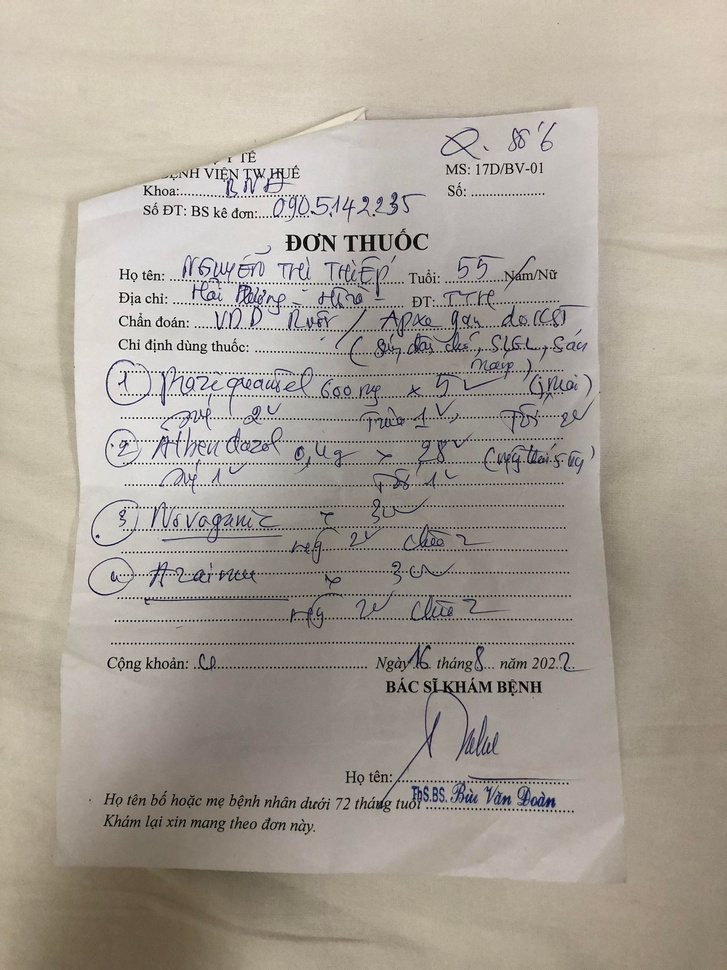
#> input picture Add_prescription_dataset/prescription_dataset/handwritting/305509037_451327130109804_6969163552224586620_n.jpg, 727 x 970 px, shrunk from 1536 x 2048 before the run
$ python -i ocr_processor.py   (imports and definitions only)
#> lines starting #> are read from the running program, lines starting #| are printed output that depends on the picture
"""
OCR Utility for Prescription Image Processing
Extracts text from prescription images using Tesseract OCR
"""

import pytesseract
from PIL import Image, ImageEnhance, ImageFilter
import re
import os

class PrescriptionOCR:
    def __init__(self):
        # Configure tesseract path if needed (adjust for your system)
        # pytesseract.pytesseract.tesseract_cmd = r'/usr/bin/tesseract'

        # Common medicine prefixes and suffixes
        self.medicine_patterns = [
            r'\b([A-Z][a-z]{2,}(?:in|ol|ate|ide|ine|cin|lol|pril|pine|zole|mycin|cillin))\b',  # Common endings
            r'\b([A-Z][a-z]+(?:\s+[A-Z][a-z]+)?)\s+\d+\s*(?:mg|ml|g|mcg|tablet|tab|cap|capsule)s?\b',  # With dosage
            r'(?:Rx|Medication|Medicine|Drug|Tab|Cap)[\s:]+([A-Z][a-z]+(?:\s+[A-Z][a-z]+)?)',  # After Rx/Med labels
            r'\b([A-Z][a-z]+(?:\s+[A-Z][a-z]+)?)\s+-\s+\d+',  # Name - dosage format
        ]

    def extract_text(self, image_path):
        """
        Extract text from prescription image with preprocessing

        Args:
            image_path (str): Path to the prescription image

        Returns:
            dict: Extracted text and processing status
        """
        try:
            # Open and preprocess image
            image = Image.open(image_path)
#> image is the input picture: PIL image 727x970 RGB; mean R, G, B 170.4, 162.7, 152.4

            # Preprocess image for better OCR
            processed_image = self._preprocess_image(image)

            # Try multiple OCR configurations
            raw_text = self._extract_with_multiple_configs(processed_image)

            # Clean and process text
            cleaned_text = self._clean_text(raw_text)

            # Extract medicines if possible
            medicines = self._extract_medicines(cleaned_text)

            return {
                'success': True,
                'raw_text': raw_text,
                'cleaned_text': cleaned_text,
                'medicines': medicines
            }

        except Exception as e:
            return {
                'success': False,
                'error': str(e),
                'raw_text': '',
                'cleaned_text': '',
                'medicines': []
            }

    def _preprocess_image(self, image):
        """Preprocess image for better OCR accuracy"""
        try:
            # Convert to grayscale
            image = image.convert('L')
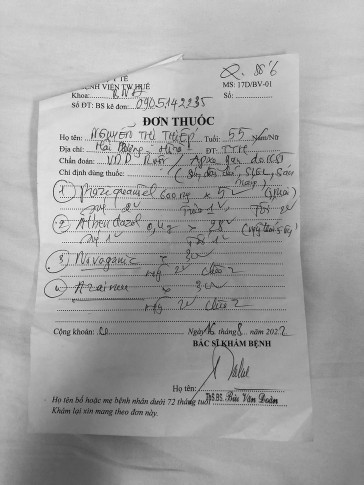
#> image: PIL image 727x970 L (shown at 1/2 size); min 0, max 255, mean 163.8

            # Enhance contrast
            enhancer = ImageEnhance.Contrast(image)
            image = enhancer.enhance(2)
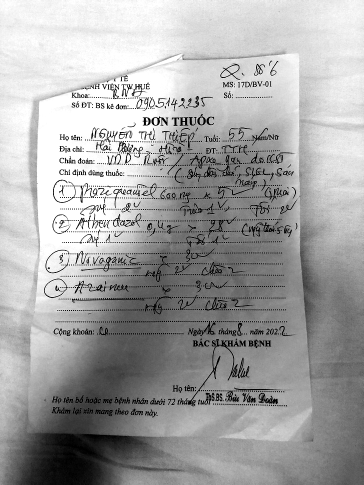
#> image: PIL image 727x970 L (shown at 1/2 size); min 0, max 255, mean 164.8

            # Enhance sharpness
            enhancer = ImageEnhance.Sharpness(image)
            image = enhancer.enhance(2)

            # Apply slight blur to reduce noise
            image = image.filter(ImageFilter.MedianFilter(size=3))
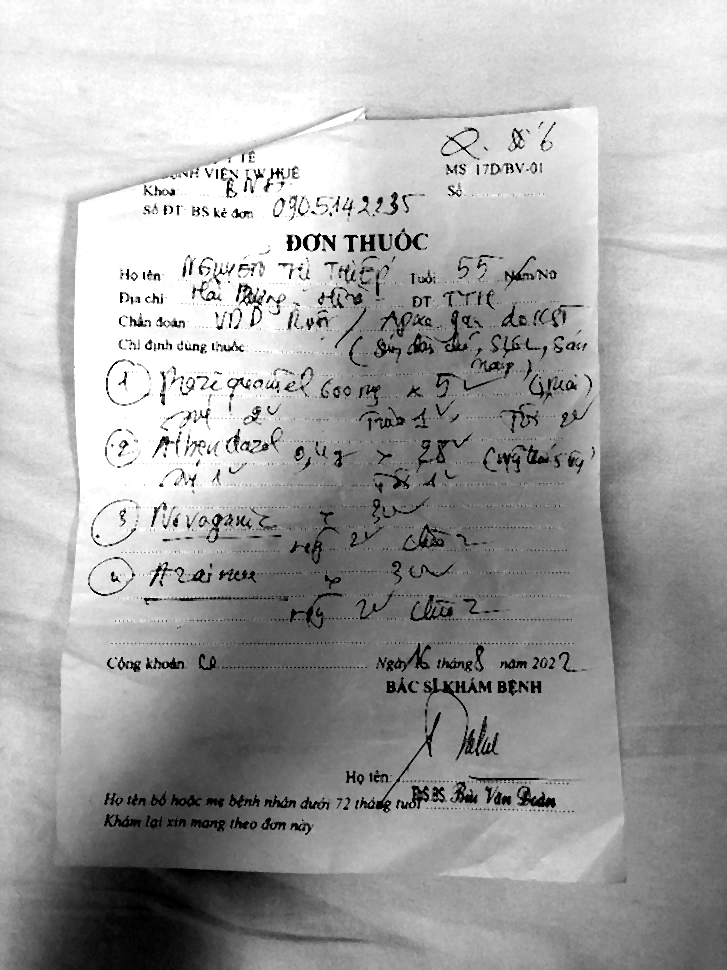
#> image: PIL image 727x970 L; min 0, max 255, mean 166.8

            return image
        except Exception as e:
            # Return original image if preprocessing fails
            return image

    def _extract_with_multiple_configs(self, image):
        """Try multiple OCR configurations for best results"""
        configs = [
            '--psm 6',  # Assume uniform block of text
            '--psm 4',  # Assume single column of text
            '--psm 3',  # Fully automatic page segmentation
        ]

        best_text = ""
        max_confidence = 0

        for config in configs:
            try:
                # Extract with English only first
                text = pytesseract.image_to_string(image, lang='eng', config=config)

                # Basic quality check - count alphabetic characters
                alpha_count = sum(c.isalpha() for c in text)

                if alpha_count > max_confidence:
                    max_confidence = alpha_count
                    best_text = text
            except:
                continue
#> after the loop, best_text = ''; max_confidence = 0

        return best_text if best_text else pytesseract.image_to_string(image, lang='eng')

    # [191 lines left out: functions _clean_text, _fix_common_ocr_errors, _extract_medicines, _is_valid_medicine_name, process_prescription, _assess_quality and 1 more, not called in this run]

#> (the run stopped early here; a loop or call above may not have finished)

$ run again, on Add_prescription_dataset/prescription_dataset/handwritting/305592499_3062811070676524_4991561396435309604_n.jpg
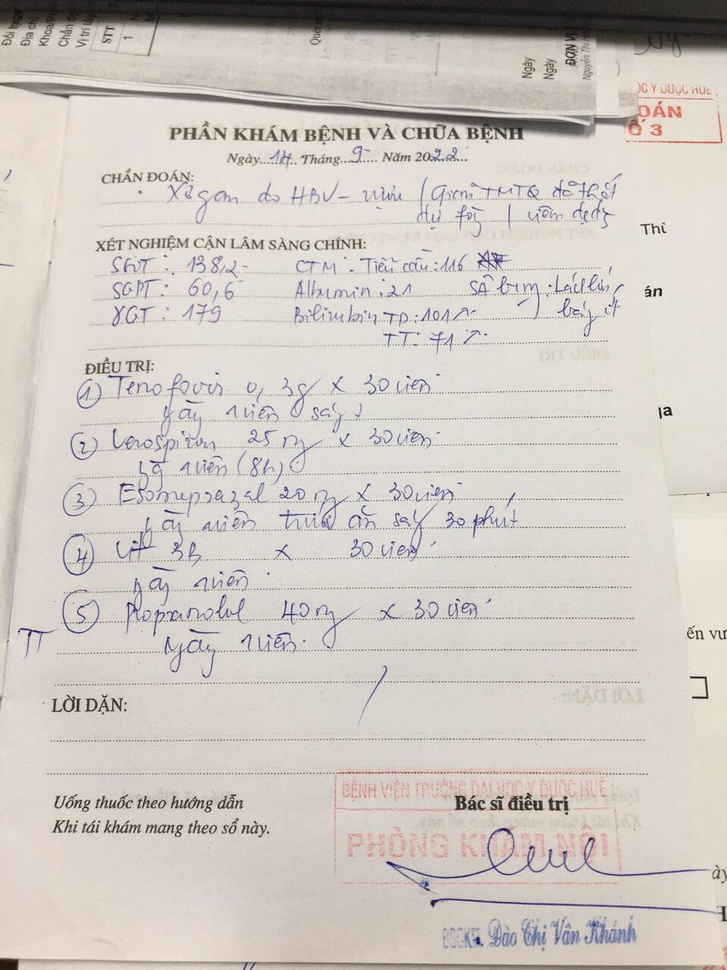
#> input picture Add_prescription_dataset/prescription_dataset/handwritting/305592499_3062811070676524_4991561396435309604_n.jpg, 727 x 970 px, shrunk from 960 x 1280 before the run
#> in extract_text, image is the input picture: PIL image 727x970 RGB; mean R, G, B 207.9, 200.2, 194
#> in _preprocess_image, `image = enhancer.enhance(2)`:
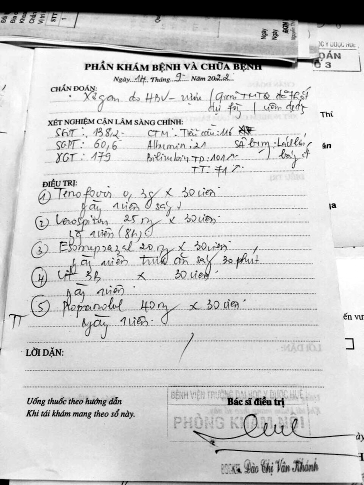
#> image: PIL image 727x970 L (shown at 1/2 size); min 0, max 255, mean 206.3
#> in _preprocess_image, `image = image.filter(ImageFilter.MedianFilter(size=3))`:
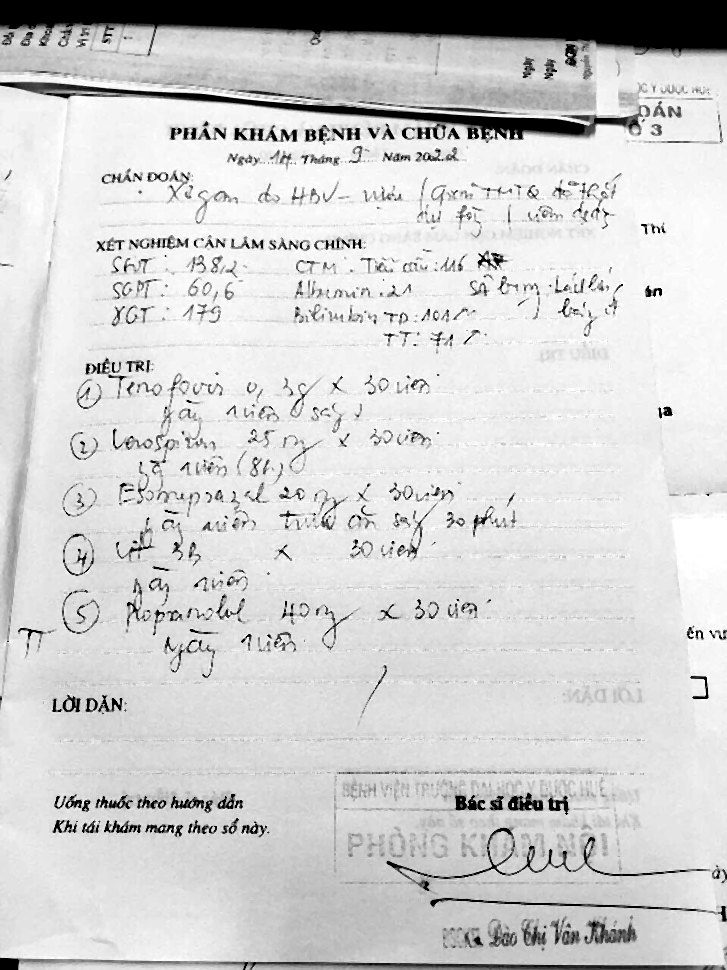
#> image: PIL image 727x970 L; min 0, max 255, mean 208.8
#> after the loop in _extract_with_multiple_configs, `for config in configs:`: best_text = ''; max_confidence = 0

$ run again, on Add_prescription_dataset/prescription_dataset/handwritting/305672566_1115423955760671_9205749284829412432_n.jpg
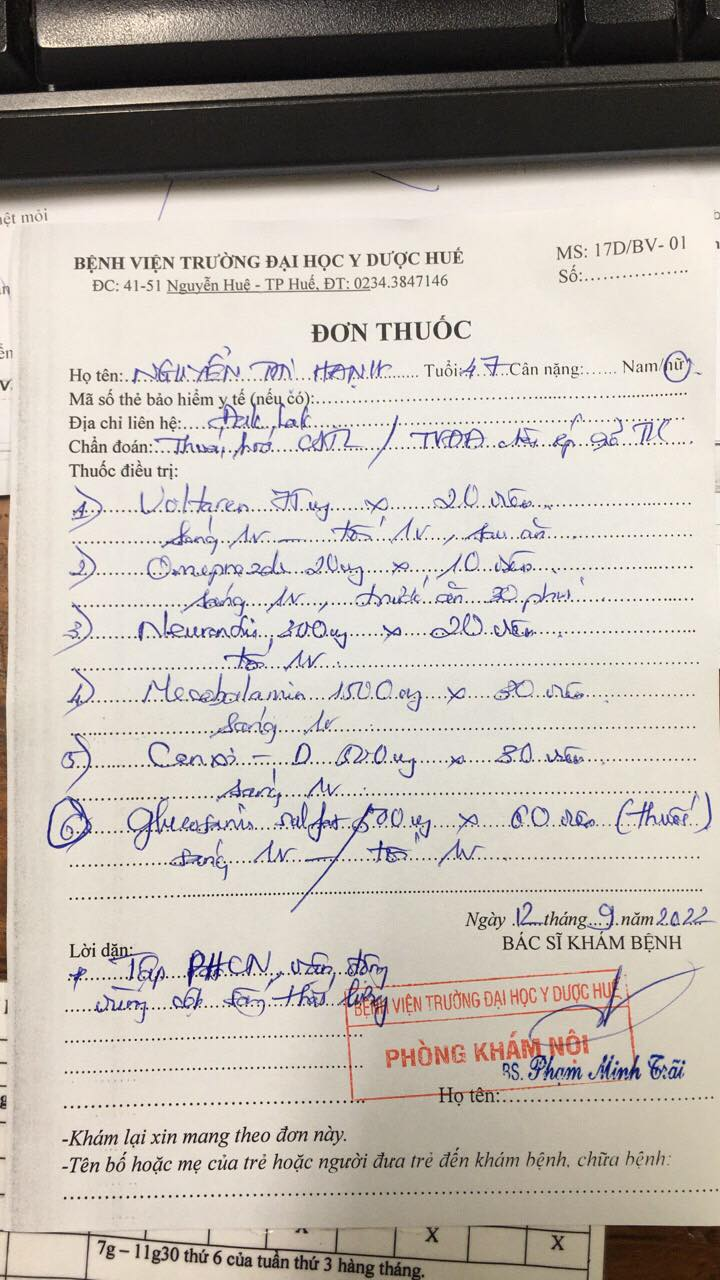
#> input picture Add_prescription_dataset/prescription_dataset/handwritting/305672566_1115423955760671_9205749284829412432_n.jpg, 720 x 1280 px
#> in extract_text, image is the input picture: PIL image 720x1280 RGB; mean R, G, B 190.1, 182.8, 174.8
#> in _preprocess_image, `image = enhancer.enhance(2)`:
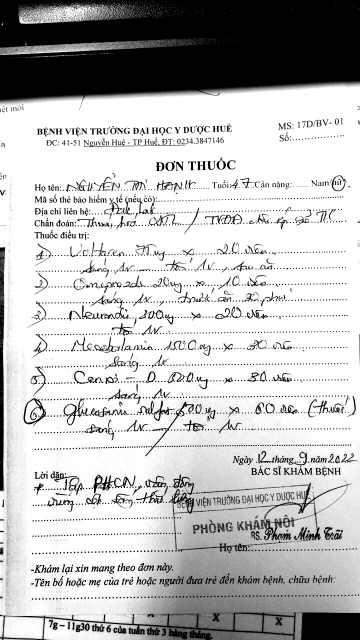
#> image: PIL image 720x1280 L (shown at 1/2 size); min 0, max 255, mean 189.6
#> in _preprocess_image, `image = image.filter(ImageFilter.MedianFilter(size=3))`:
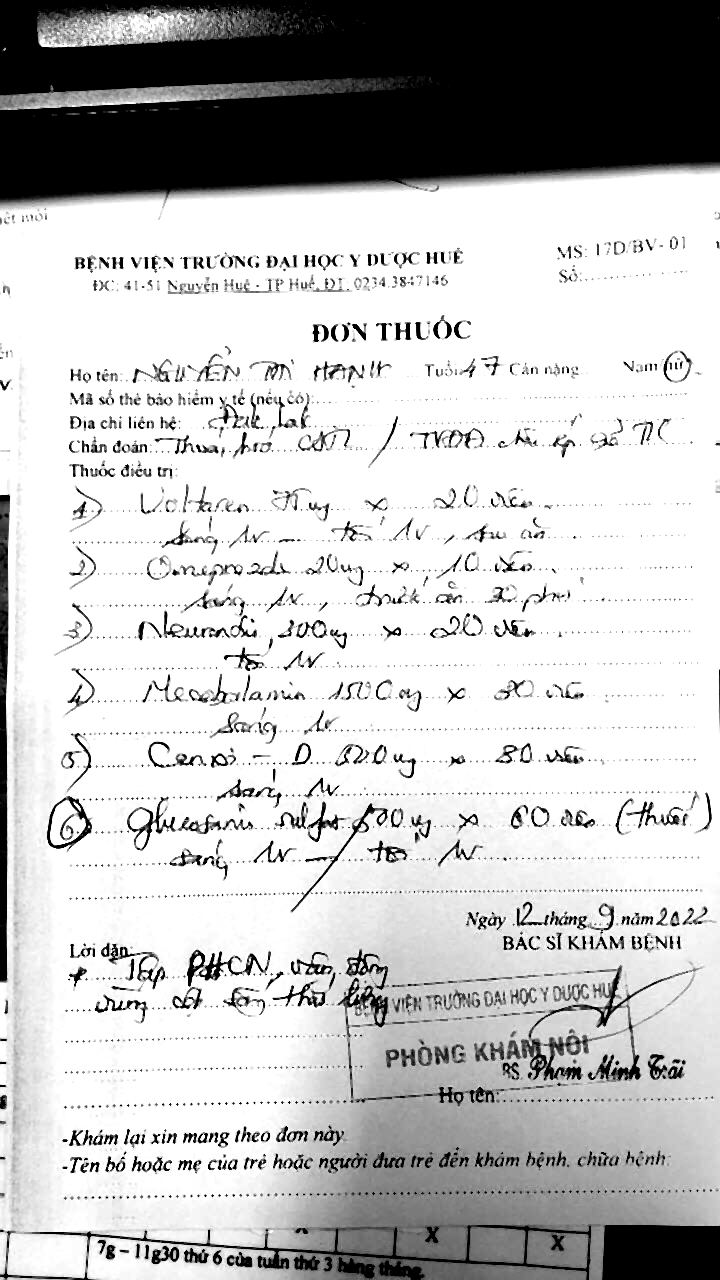
#> image: PIL image 720x1280 L; min 0, max 255, mean 192.3
#> after the loop in _extract_with_multiple_configs, `for config in configs:`: best_text = ''; max_confidence = 0
